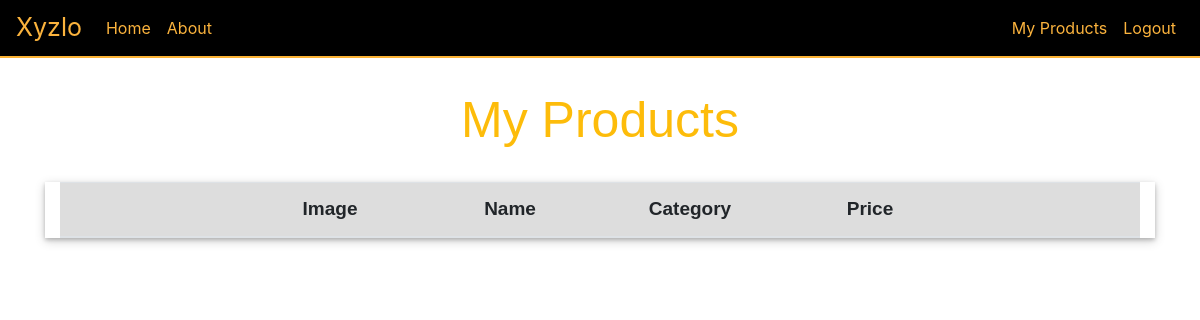
/userpost/ (signed in), run on an earlier commit of the app's database.
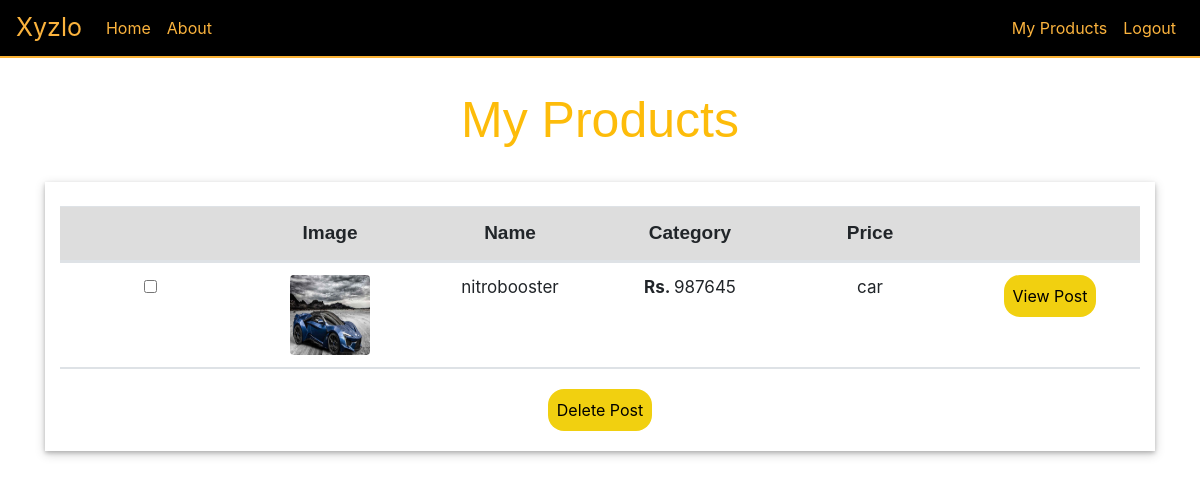
And on a later commit of the database.
### User/models.py (models this page shows, shortened)
class Product(models.Model):
    pro_email = models.EmailField(verbose_name="email", max_length=60,null=True)
    productOnwer_name = models.CharField(verbose_name="name", max_length=70,null=True)
    productOnwer_address = models.CharField(verbose_name="address", max_length=200,null=True)
    productOnwer_bdate = models.DateField(verbose_name="Birthdate",null=True)
    productOnwer_pnumber = PhoneNumberField(null=True)
    product_id = models.UUIDField(primary_key=True, default=uuid.uuid4, editable=False ,unique=True)
    product_image = models.ImageField(blank=True,null=True)
    product_name = models.CharField(verbose_name="product_name", max_length=70)
    product_price = models.IntegerField(verbose_name="product_price")
    product_description = models.CharField(verbose_name="product_deascription", max_length=500)
    product_category = models.CharField(verbose_name="product_category", max_length=70)
    product_location = models.CharField(verbose_name="product_location", max_length=500)

### User/views.py (the view)
# urls.py: path('userpost/',views.userpost ,name="userpost"),
def userpost(request):
    products = Product.objects.filter(pro_email=request.user.email)
    parameter = {'product':products}
    return render(request, "userpost.html",parameter)

### User/templates/userpost.html (shortened to what this page needs)
{% extends 'base.html' %}
{% block content %}
<div class="container">
<h1 class="text-center post-title">My Products</h1>
<div class="container-fluid post-table">
  <table class="table">
    <thead>
      <tr class="d-flex">
    <th class="col-2 text-center"></th>
<th class="col-2 text-center">Image</th>
  <th class="col-2 text-center">Name</th>
  <th class="col-2 text-center">Category</th>
  <th class="col-2 text-center">Price</th>
  <th class="col-2 text-center"></th>
  </tr>
  </thead>
<form action="deletepostmutiple/" method="POST" autocomplete="off">
  {% if product %}
{% for i in product %}
<tbody>
    <tr class="d-flex">
      <td class="col-2 text-center text-td">
        <input type="checkbox" name="checkbox" id="option{{i.product_id}}" value="{{i.product_id}}">
      </td>
    <td class="col-2 text-center">
        <img src="/media/{{i.product_image}}" class="rounded" alt="Image not found" style="height: 5rem;width: 5rem;">
    </td>
      <td class="col-2 text-center text-td">
        {{i.product_name}}
      </td>
      <td class="col-2 text-center text-td">
        <b>Rs. </b>{{i.product_price}}
      </td>
      <td class="col-2 text-center text-td">
        {{i.product_category}}
      </td>
      <td class="col-2 text-center">
        <a class="btn view-btn" href="{% url 'productDetails' product_id=i.product_id %}">View Post</a>
      </td>
      </tr>
      </tbody>
{% endfor %}
<br>
<tr>
<td class="form-group text-center col-12">
  <button type="submit" class="btn dlt-btn">Delete Post</button>
</td>
    </tr>
    {% endif %}
</form>
</table>
</div>
</div>
{% endblock content %}

What changed in the data, as far as the page shows it:
added Product: product_image (picture), product_name "nitrobooster", product_price "987645", product_category "car"
Also different on the page:
text now shown: "Delete Post"
